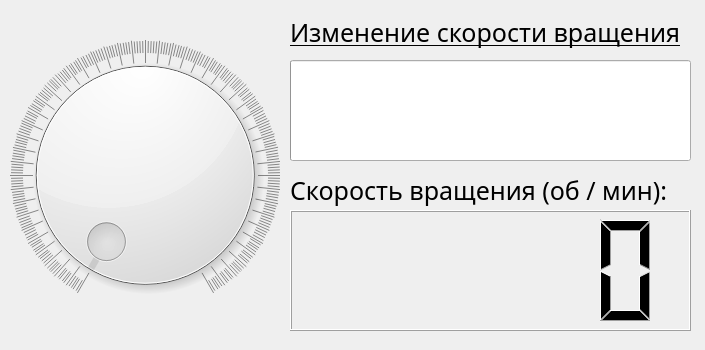
<?xml version="1.0" encoding="UTF-8"?>
<ui version="4.0">
 <class>MainWindow</class>
 <widget class="QMainWindow" name="MainWindow">
  <property name="geometry">
   <rect>
    <x>0</x>
    <y>0</y>
    <width>705</width>
    <height>350</height>
   </rect>
  </property>
  <property name="font">
   <font>
    <weight>50</weight>
    <bold>false</bold>
    <underline>true</underline>
    <kerning>true</kerning>
   </font>
  </property>
  <property name="windowTitle">
   <string>Регулятор скорости CNC</string>
  </property>
  <property name="animated">
   <bool>true</bool>
  </property>
  <widget class="QWidget" name="centralwidget">
   <widget class="QDial" name="dial">
    <property name="geometry">
     <rect>
      <x>10</x>
      <y>0</y>
      <width>270</width>
      <height>350</height>
     </rect>
    </property>
    <property name="maximum">
     <number>1000</number>
    </property>
    <property name="wrapping">
     <bool>false</bool>
    </property>
    <property name="notchesVisible">
     <bool>true</bool>
    </property>
   </widget>
   <widget class="QLabel" name="label">
    <property name="geometry">
     <rect>
      <x>290</x>
      <y>2</y>
      <width>411</width>
      <height>61</height>
     </rect>
    </property>
    <property name="font">
     <font>
      <family>Century Gothic</family>
      <pointsize>19</pointsize>
      <weight>50</weight>
      <bold>false</bold>
      <underline>true</underline>
      <kerning>true</kerning>
     </font>
    </property>
    <property name="text">
     <string>Изменение скорости вращения</string>
    </property>
   </widget>
   <widget class="QProgressBar" name="progressBar">
    <property name="geometry">
     <rect>
      <x>290</x>
      <y>60</y>
      <width>401</width>
      <height>101</height>
     </rect>
    </property>
    <property name="maximum">
     <number>1000</number>
    </property>
    <property name="value">
     <number>0</number>
    </property>
    <property name="textVisible">
     <bool>false</bool>
    </property>
   </widget>
   <widget class="QLCDNumber" name="lcdNumber">
    <property name="geometry">
     <rect>
      <x>290</x>
      <y>210</y>
      <width>401</width>
      <height>121</height>
     </rect>
    </property>
    <property name="styleSheet">
     <string notr="true">QLCDNumber{
    color: rgb(0, 0, 0);    
}</string>
    </property>
    <property name="smallDecimalPoint">
     <bool>true</bool>
    </property>
   </widget>
   <widget class="QLabel" name="label_2">
    <property name="geometry">
     <rect>
      <x>290</x>
      <y>160</y>
      <width>401</width>
      <height>61</height>
     </rect>
    </property>
    <property name="font">
     <font>
      <family>Century Gothic</family>
      <pointsize>19</pointsize>
      <weight>50</weight>
      <bold>false</bold>
      <underline>false</underline>
      <kerning>true</kerning>
     </font>
    </property>
    <property name="text">
     <string>Скорость вращения (об / мин):</string>
    </property>
   </widget>
  </widget>
 </widget>
 <resources/>
 <connections>
  <connection>
   <sender>dial</sender>
   <signal>valueChanged(int)</signal>
   <receiver>lcdNumber</receiver>
   <slot>display(int)</slot>
   <hints>
    <hint type="sourcelabel">
     <x>134</x>
     <y>174</y>
    </hint>
    <hint type="destinationlabel">
     <x>595</x>
     <y>301</y>
    </hint>
   </hints>
  </connection>
  <connection>
   <sender>dial</sender>
   <signal>valueChanged(int)</signal>
   <receiver>progressBar</receiver>
   <slot>setValue(int)</slot>
   <hints>
    <hint type="sourcelabel">
     <x>134</x>
     <y>174</y>
    </hint>
    <hint type="destinationlabel">
     <x>475</x>
     <y>105</y>
    </hint>
   </hints>
  </connection>
 </connections>
</ui>
